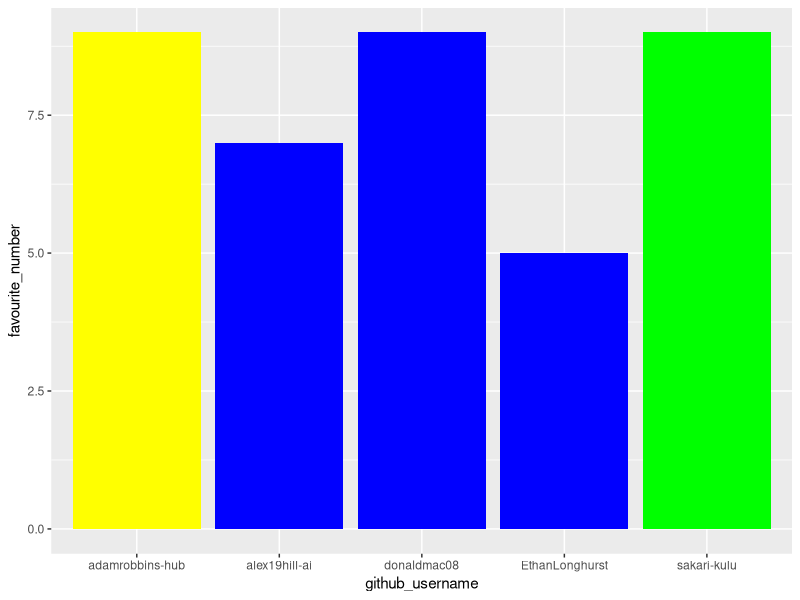

Recreate this plot in R.
## ---- chunk 1
library(tidyverse) 
## ---- chunk 2
team_data <- tibble(
  name = c("Ethan", "Adam", "Sakari", 
           "Donald", "Alex"),
  github_username = c("EthanLonghurst", "adamrobbins-hub", "sakari-kulu", 
                      "donaldmac08", "alex19hill-ai"), 
  colour = c("Blue", "Yellow", "Green", 
             "Blue", "Blue"),
  hobby = c("Football", "Music", "Basketball", 
            "Rugby", "Tennis"),
  favourite_number = c(5, 9, 9, 9, 7)
  )

team_data
## ---- chunk 3
p1 <- ggplot(data = team_data, 
             mapping = aes(x = github_username, 
                           y = favourite_number,
                           fill = colour), 
             ) +
   geom_col() +
   scale_fill_identity()
p1
